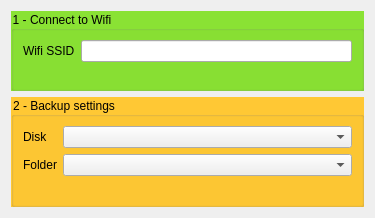
<?xml version="1.0" encoding="UTF-8"?>
<ui version="4.0">
 <class>SettingsDialog</class>
 <widget class="QDialog" name="SettingsDialog">
  <property name="geometry">
   <rect>
    <x>0</x>
    <y>0</y>
    <width>375</width>
    <height>218</height>
   </rect>
  </property>
  <property name="windowTitle">
   <string>Settings</string>
  </property>
  <property name="styleSheet">
   <string notr="true">QGroupBox#wifiGroupBox { background-color: rgb(138, 226, 52); }
QGroupBox#settingsGroupBox { background-color: rgb(255, 200, 52); }</string>
  </property>
  <layout class="QGridLayout" name="gridLayout">
   <item row="0" column="0">
    <widget class="QGroupBox" name="wifiGroupBox">
     <property name="maximumSize">
      <size>
       <width>16777215</width>
       <height>80</height>
      </size>
     </property>
     <property name="palette">
      <palette>
       <active>
        <colorrole role="Button">
         <brush brushstyle="SolidPattern">
          <color alpha="255">
           <red>138</red>
           <green>226</green>
           <blue>52</blue>
          </color>
         </brush>
        </colorrole>
        <colorrole role="Base">
         <brush brushstyle="SolidPattern">
          <color alpha="255">
           <red>138</red>
           <green>226</green>
           <blue>52</blue>
          </color>
         </brush>
        </colorrole>
        <colorrole role="Window">
         <brush brushstyle="SolidPattern">
          <color alpha="255">
           <red>138</red>
           <green>226</green>
           <blue>52</blue>
          </color>
         </brush>
        </colorrole>
       </active>
       <inactive>
        <colorrole role="Button">
         <brush brushstyle="SolidPattern">
          <color alpha="255">
           <red>138</red>
           <green>226</green>
           <blue>52</blue>
          </color>
         </brush>
        </colorrole>
        <colorrole role="Base">
         <brush brushstyle="SolidPattern">
          <color alpha="255">
           <red>138</red>
           <green>226</green>
           <blue>52</blue>
          </color>
         </brush>
        </colorrole>
        <colorrole role="Window">
         <brush brushstyle="SolidPattern">
          <color alpha="255">
           <red>138</red>
           <green>226</green>
           <blue>52</blue>
          </color>
         </brush>
        </colorrole>
       </inactive>
       <disabled>
        <colorrole role="Button">
         <brush brushstyle="SolidPattern">
          <color alpha="255">
           <red>138</red>
           <green>226</green>
           <blue>52</blue>
          </color>
         </brush>
        </colorrole>
        <colorrole role="Base">
         <brush brushstyle="SolidPattern">
          <color alpha="255">
           <red>138</red>
           <green>226</green>
           <blue>52</blue>
          </color>
         </brush>
        </colorrole>
        <colorrole role="Window">
         <brush brushstyle="SolidPattern">
          <color alpha="255">
           <red>138</red>
           <green>226</green>
           <blue>52</blue>
          </color>
         </brush>
        </colorrole>
       </disabled>
      </palette>
     </property>
     <property name="title">
      <string>1 - Connect to Wifi</string>
     </property>
     <layout class="QFormLayout" name="formLayout">
      <item row="0" column="0">
       <widget class="QLabel" name="lblWifiSSID">
        <property name="text">
         <string>Wifi SSID</string>
        </property>
       </widget>
      </item>
      <item row="0" column="1">
       <widget class="QLineEdit" name="wifiSSIDlineEdit">
        <property name="enabled">
         <bool>true</bool>
        </property>
        <property name="readOnly">
         <bool>true</bool>
        </property>
       </widget>
      </item>
     </layout>
    </widget>
   </item>
   <item row="1" column="0">
    <widget class="QGroupBox" name="settingsGroupBox">
     <property name="maximumSize">
      <size>
       <width>16777215</width>
       <height>120</height>
      </size>
     </property>
     <property name="title">
      <string>2 - Backup settings</string>
     </property>
     <layout class="QFormLayout" name="formLayout_2">
      <item row="0" column="0">
       <widget class="QLabel" name="lblDiskName">
        <property name="text">
         <string>Disk</string>
        </property>
       </widget>
      </item>
      <item row="0" column="1">
       <widget class="QComboBox" name="diskNameCombo"/>
      </item>
      <item row="1" column="0">
       <widget class="QLabel" name="lblProjectName">
        <property name="text">
         <string>Folder</string>
        </property>
       </widget>
      </item>
      <item row="1" column="1">
       <widget class="QComboBox" name="projectNameCombo">
        <property name="editable">
         <bool>false</bool>
        </property>
       </widget>
      </item>
     </layout>
    </widget>
   </item>
  </layout>
 </widget>
 <resources/>
 <connections/>
</ui>
